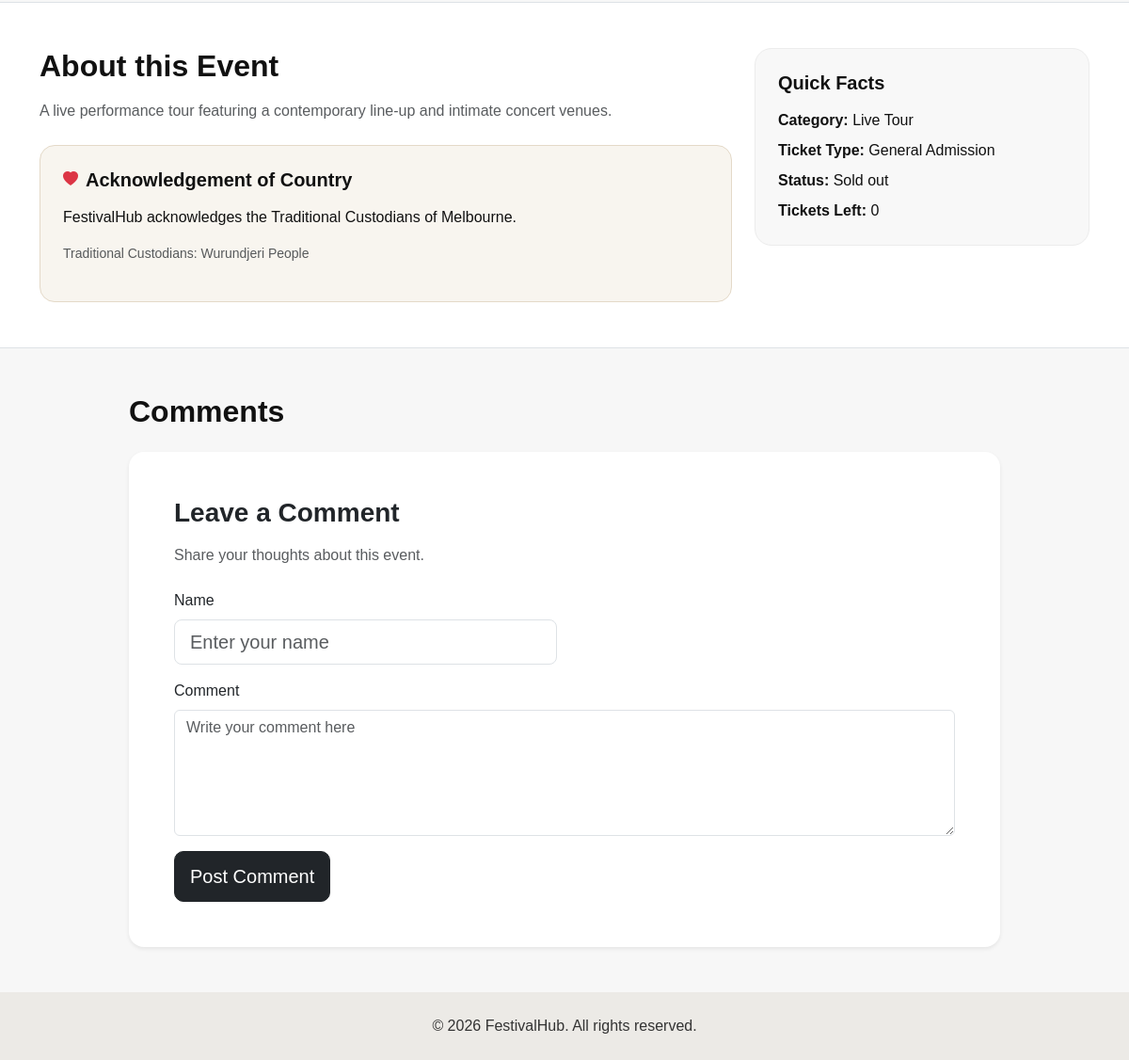
The app's page /details/6 (lower part), older data.
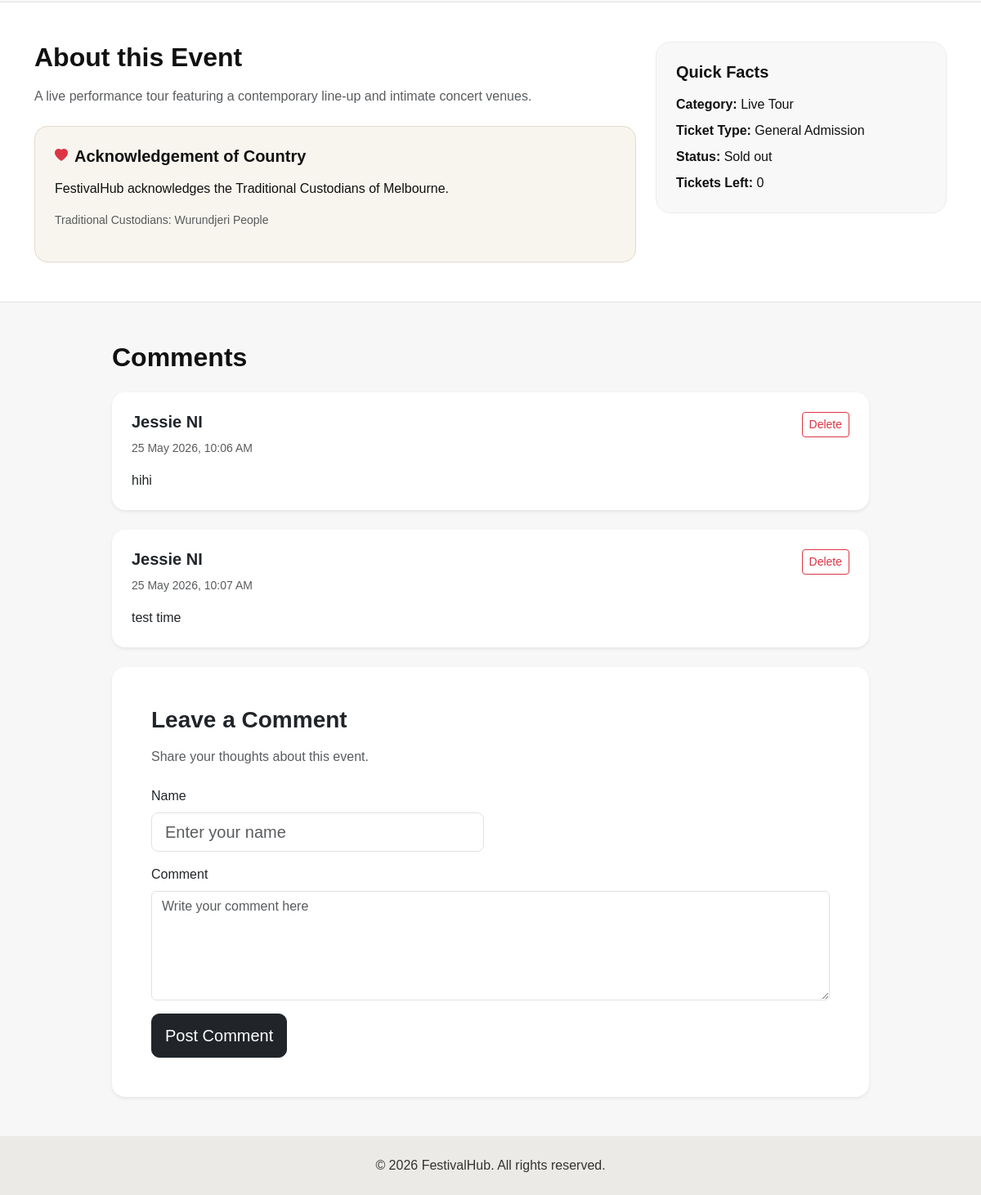
The same page, newer data.
### festivalhub/models.py (models this page shows, shortened)
class Comment(db.Model):
    __tablename__ = 'comments'
    id = db.Column(db.Integer, primary_key=True)
    event_id = db.Column(
        db.Integer,
        db.ForeignKey('events.id'),
        nullable=False
    )
    user_name = db.Column(db.String(120), nullable=False)
    comment_text = db.Column(db.Text, nullable=False)
    posted_time = db.Column(db.DateTime, default=datetime.utcnow)

### festivalhub/views.py (the view, shortened to what this page needs)
@mainbp.route('/details', defaults={'event_id': None}, methods=['GET', 'POST'])
@mainbp.route('/details/<int:event_id>', methods=['GET', 'POST'])
def details(event_id):
    if event_id is None:
        event = Event.query.first()
    else:
        event = Event.query.get_or_404(event_id)
    comment_form = CommentForm()
    comments = Comment.query.filter_by(event_id=event.id).all()
    return render_template(
        'event-details.html',
        event=event,
        comment_form=comment_form,
        comments=comments,
        can_manage_event=user_can_manage_event(event)
    )

### festivalhub/forms.py
class CommentForm(FlaskForm):
    user_name = StringField(
        'Name',
        validators=[DataRequired(), Length(max=120)]
    )
    comment_text = TextAreaField(
        'Comment',
        validators=[DataRequired()]
    )
    submit = SubmitField('Post Comment')

### festivalhub/views.py (called while the page is built)
def user_can_manage_event(event):
    if not current_user.is_authenticated:
        return False
    if event.creator_id is None:
        return True
    return event.creator_id == current_user.id

### festivalhub/templates/event-details.html (shortened to what the changed rows need)
<!DOCTYPE html>
<html lang="en">
<head>
    <link href="https://cdn.jsdelivr.net/npm/bootstrap@5.3.3/dist/css/bootstrap.min.css" rel="stylesheet">
    <link rel="stylesheet" href="https://cdn.jsdelivr.net/npm/bootstrap-icons@1.11.3/font/bootstrap-icons.min.css">
    <link rel="stylesheet" href="{{ url_for('static', filename='style/style.css') }}">
</head>
<body>
    <section class="bg-white border-top border-bottom py-5">
        <div class="container">
            <div class="row g-4">
                <div class="col-lg-8">
                    <h2 class="fw-bold mb-3">
                        About this Event
                    </h2>
                </div>
            </div>
        </div>
    </section>
    <section class="container py-5">
        <div class="row justify-content-center">
            <div class="col-xl-10">
                <h2 class="fw-bold mb-4">
                    Comments
                </h2>
                {% for comment in comments %}
                <div class="card border-0 shadow-sm rounded-4 mb-4">
                    <div class="card-body p-4">
                        <div class="d-flex justify-content-between align-items-start gap-3">
                            <div>
                                <h5 class="fw-bold mb-2">
                                    {{ comment.user_name }}
                                </h5>
                                <small class="text-muted">
                                    {{ comment.posted_time.strftime('%d %B %Y, %I:%M %p') }}
                                </small>
                                <p class="mb-0 mt-3">
                                    {{ comment.comment_text }}
                                </p>
                            </div>
                            <form method="POST" action="{{ url_for('main.delete_comment', comment_id=comment.id) }}">
                                <button type="submit" class="btn btn-outline-danger btn-sm">
                                    Delete
                                </button>
                            </form>
                        </div>
                    </div>
                </div>
                {% endfor %}
            </div>
        </div>
    </section>
</body>
</html>

Row changes from the older to the newer data that the page shows:
added Comment: user_name "Jessie NI", posted_time "25 May 2026, 10:06 AM", comment_text "hihi"
added Comment: user_name "Jessie NI", posted_time "25 May 2026, 10:07 AM", comment_text "test time"
